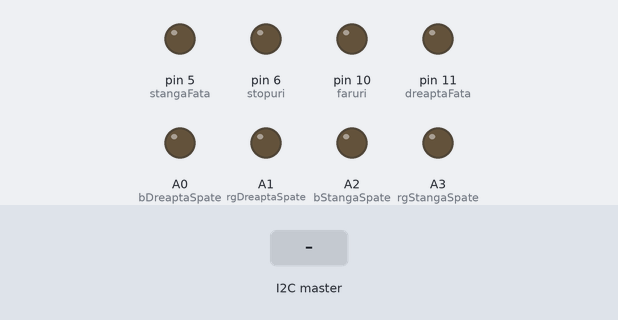
Simulated run of this sketch. Board: Arduino Uno, built with avr-gcc and run on an emulated ATmega328P. Shown: output pins drawn as LEDs (lit = HIGH). The inputs (shaded band) are chosen by the test bench.

Above: at 1.2 s.
1.3 s: the I2C master sends the byte 1
At 1.6 s:
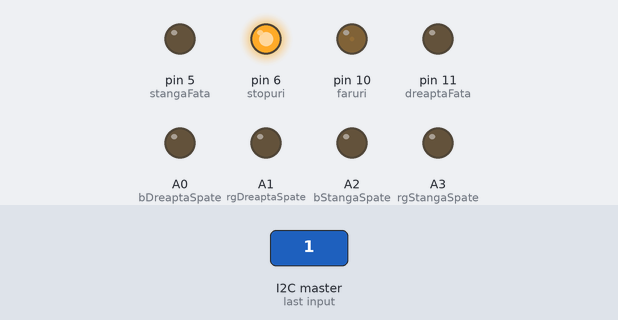
2.8 s: the I2C master sends the byte 0
At 4.0 s:
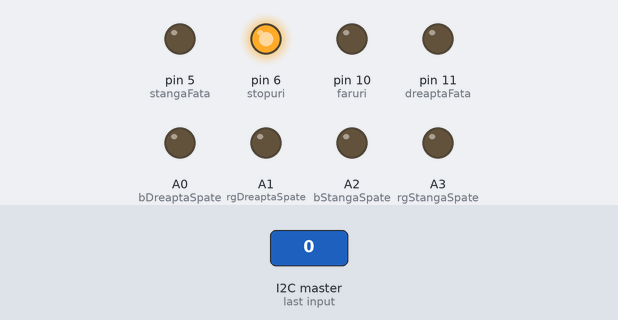
4.3 s: the I2C master sends the byte 90
At 5.1 s:
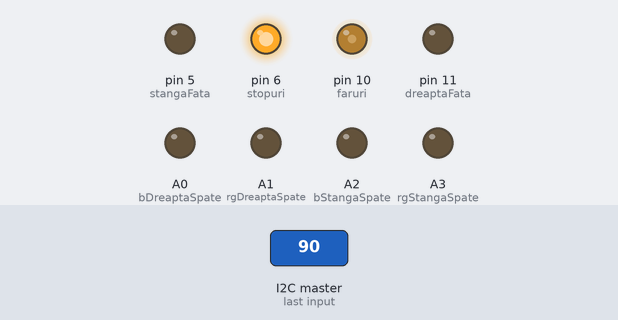
5.8 s: the I2C master sends the byte 200
At 6.3 s:
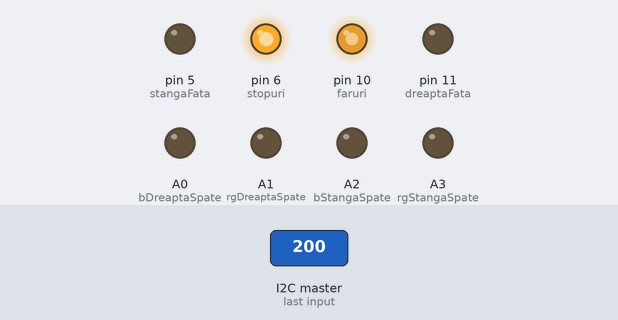
Timing chart, 0 to 8.3 s (numbered marks = the images above; inputs shaded):
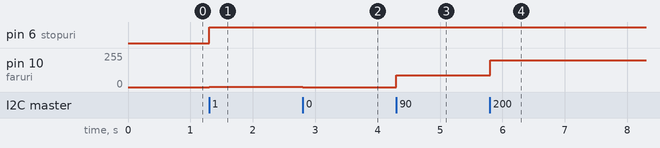

The sketch:

Sistem_lumini.ino
```cpp
/*
 Name:		Sistem_lumini.ino
 Created:	12/16/2017 5:35:03 PM
 Author:	Many
*/

#include <Wire.h>

int valueFaruri = 0;
int valueStopuri = 0;
int directie = 1;
int blink = 0;
int nr = 255;
int time;

int faruri = 10;
int stopuri = 6;
int stangaFata = 5;//semnalizare stanga
int dreaptaFata = 11;//semnalizare dreapta
int bStangaSpate = A2;
int rgStangaSpate = A3;
int bDreaptaSpate = A0;
int rgDreaptaSpate = A1;

// the setup function runs once when you press reset or power the board
void setup() {
	pinMode(stangaFata, INPUT_PULLUP);
	pinMode(dreaptaFata, INPUT_PULLUP);
	pinMode(bStangaSpate, INPUT_PULLUP);
	pinMode(rgStangaSpate, INPUT_PULLUP);
	pinMode(bDreaptaSpate, INPUT_PULLUP);
	pinMode(rgDreaptaSpate, INPUT_PULLUP);

	pinMode(faruri, OUTPUT);
	pinMode(stopuri, OUTPUT);

	Wire.begin(8);
	Wire.onReceive(receiveEvent);
	Serial.begin(9600);
}

// the loop function runs over and over again until power down or reset
void loop() {
	delay(5);
	analogWrite(faruri, valueFaruri);
	analogWrite(stopuri, valueStopuri);

	time = millis();

	if (directie == 1)
	{
		analogWrite(stangaFata, 0);
		analogWrite(dreaptaFata, 0);
		analogWrite(bStangaSpate, 0);
		analogWrite(rgStangaSpate, 0);
		analogWrite(bDreaptaSpate, 0);
		analogWrite(rgDreaptaSpate, 0);
	}
	else if (directie == 2)
	{
		analogWrite(stangaFata, 0);
		analogWrite(dreaptaFata, 0);
		analogWrite(bStangaSpate, 255);
		analogWrite(rgStangaSpate, 255);
		analogWrite(bDreaptaSpate, 255);
		analogWrite(rgDreaptaSpate, 255);
	}
	else if (directie == 3)
	{
		analogWrite(dreaptaFata, 0);
		analogWrite(rgDreaptaSpate, 0);
		analogWrite(bDreaptaSpate, 0);

		if (time - blink >= 250)
		{
			analogWrite(stangaFata, nr);
			analogWrite(rgStangaSpate, nr);
			analogWrite(bStangaSpate, 0);

			if (nr == 0) nr = 255;
			else nr = 0;

			blink = time;
		}
	}
	else if (directie == 4)
	{
		analogWrite(stangaFata, 0);
		analogWrite(rgStangaSpate, 0);
		analogWrite(bStangaSpate, 0);
		if (time - blink >= 250)
		{
			analogWrite(dreaptaFata, nr);
			analogWrite(rgDreaptaSpate, nr);
			analogWrite(bDreaptaSpate, 0);

			if (nr == 0) nr = 255;
			else nr = 0;

			blink = time;
		}
	}
	else if (directie == 5)
	{
		analogWrite(stopuri, 255);

		analogWrite(stangaFata, 0);
		analogWrite(dreaptaFata, 0);
		analogWrite(bStangaSpate, 0);
		analogWrite(rgStangaSpate, 0);
		analogWrite(bDreaptaSpate, 0);
		analogWrite(rgDreaptaSpate, 0);
	}
}

void receiveEvent(int howMany)
{
	valueFaruri = Wire.read();
	valueStopuri = Wire.read();
	directie = Wire.read();

	//Serial.println(value);
	//Serial.println(directie);
	//Serial.println();
}
```

Measured:
- after the input at 1.3 s, pin 6 (stopuri): LOW → HIGH at once; pin 10 (faruri): 0/255 → 1/255 at once
- after the input at 2.8 s, pin 10 (faruri): 1/255 → 0/255 at once
- after the input at 4.3 s, pin 10 (faruri): 0/255 → 90/255 at once
- after the input at 5.8 s, pin 10 (faruri): 90/255 → 200/255 at once
